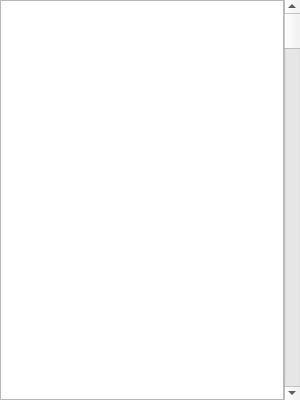
<?xml version="1.0" encoding="UTF-8"?>
<ui version="4.0">
 <class>AListView</class>
 <widget class="QFrame" name="AListView">
  <property name="geometry">
   <rect>
    <x>0</x>
    <y>0</y>
    <width>300</width>
    <height>400</height>
   </rect>
  </property>
  <property name="windowTitle">
   <string>Frame</string>
  </property>
  <property name="frameShape">
   <enum>QFrame::NoFrame</enum>
  </property>
  <property name="frameShadow">
   <enum>QFrame::Raised</enum>
  </property>
  <property name="lineWidth">
   <number>0</number>
  </property>
  <layout class="QHBoxLayout" name="horizontalLayout">
   <property name="spacing">
    <number>0</number>
   </property>
   <property name="leftMargin">
    <number>0</number>
   </property>
   <property name="topMargin">
    <number>0</number>
   </property>
   <property name="rightMargin">
    <number>0</number>
   </property>
   <property name="bottomMargin">
    <number>0</number>
   </property>
   <item>
    <widget class="QListView" name="listView"/>
   </item>
   <item>
    <widget class="QScrollBar" name="verticalScrollBar">
     <property name="minimumSize">
      <size>
       <width>16</width>
       <height>0</height>
      </size>
     </property>
     <property name="maximumSize">
      <size>
       <width>16</width>
       <height>16777215</height>
      </size>
     </property>
     <property name="orientation">
      <enum>Qt::Vertical</enum>
     </property>
    </widget>
   </item>
  </layout>
 </widget>
 <resources/>
 <connections/>
</ui>
